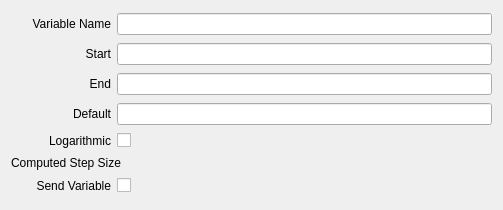
<?xml version="1.0" encoding="UTF-8"?>
<ui version="4.0">
 <class>Form</class>
 <widget class="QWidget" name="Form">
  <property name="enabled">
   <bool>true</bool>
  </property>
  <property name="geometry">
   <rect>
    <x>0</x>
    <y>0</y>
    <width>503</width>
    <height>210</height>
   </rect>
  </property>
  <property name="sizePolicy">
   <sizepolicy hsizetype="Preferred" vsizetype="Fixed">
    <horstretch>0</horstretch>
    <verstretch>0</verstretch>
   </sizepolicy>
  </property>
  <property name="minimumSize">
   <size>
    <width>100</width>
    <height>100</height>
   </size>
  </property>
  <property name="maximumSize">
   <size>
    <width>16777215</width>
    <height>210</height>
   </size>
  </property>
  <property name="windowTitle">
   <string>Form</string>
  </property>
  <layout class="QVBoxLayout" name="verticalLayout">
   <item>
    <layout class="QHBoxLayout" name="horizontalLayout">
     <item>
      <widget class="QLabel" name="label">
       <property name="minimumSize">
        <size>
         <width>100</width>
         <height>0</height>
        </size>
       </property>
       <property name="text">
        <string>Variable Name</string>
       </property>
       <property name="alignment">
        <set>Qt::AlignRight|Qt::AlignTrailing|Qt::AlignVCenter</set>
       </property>
      </widget>
     </item>
     <item>
      <widget class="QLineEdit" name="dyn_var_name"/>
     </item>
    </layout>
   </item>
   <item>
    <layout class="QHBoxLayout" name="horizontalLayout_2">
     <item>
      <widget class="QLabel" name="label_3">
       <property name="minimumSize">
        <size>
         <width>100</width>
         <height>0</height>
        </size>
       </property>
       <property name="text">
        <string>Start</string>
       </property>
       <property name="alignment">
        <set>Qt::AlignRight|Qt::AlignTrailing|Qt::AlignVCenter</set>
       </property>
      </widget>
     </item>
     <item>
      <widget class="QLineEdit" name="dyn_var_start"/>
     </item>
    </layout>
   </item>
   <item>
    <layout class="QHBoxLayout" name="horizontalLayout_3">
     <item>
      <widget class="QLabel" name="label_6">
       <property name="minimumSize">
        <size>
         <width>100</width>
         <height>0</height>
        </size>
       </property>
       <property name="text">
        <string>End</string>
       </property>
       <property name="alignment">
        <set>Qt::AlignRight|Qt::AlignTrailing|Qt::AlignVCenter</set>
       </property>
      </widget>
     </item>
     <item>
      <widget class="QLineEdit" name="dyn_var_end"/>
     </item>
    </layout>
   </item>
   <item>
    <layout class="QHBoxLayout" name="horizontalLayout_4">
     <item>
      <widget class="QLabel" name="label_7">
       <property name="minimumSize">
        <size>
         <width>100</width>
         <height>0</height>
        </size>
       </property>
       <property name="text">
        <string>Default</string>
       </property>
       <property name="alignment">
        <set>Qt::AlignRight|Qt::AlignTrailing|Qt::AlignVCenter</set>
       </property>
      </widget>
     </item>
     <item>
      <widget class="QLineEdit" name="dyn_var_default">
       <property name="sizePolicy">
        <sizepolicy hsizetype="Expanding" vsizetype="Fixed">
         <horstretch>0</horstretch>
         <verstretch>0</verstretch>
        </sizepolicy>
       </property>
       <property name="maximumSize">
        <size>
         <width>16777215</width>
         <height>16777215</height>
        </size>
       </property>
      </widget>
     </item>
    </layout>
   </item>
   <item>
    <layout class="QHBoxLayout" name="horizontalLayout_5">
     <item>
      <widget class="QLabel" name="label_9">
       <property name="minimumSize">
        <size>
         <width>100</width>
         <height>0</height>
        </size>
       </property>
       <property name="text">
        <string>Logarithmic</string>
       </property>
       <property name="alignment">
        <set>Qt::AlignRight|Qt::AlignTrailing|Qt::AlignVCenter</set>
       </property>
      </widget>
     </item>
     <item>
      <widget class="QCheckBox" name="dyn_var_log">
       <property name="sizePolicy">
        <sizepolicy hsizetype="Expanding" vsizetype="Fixed">
         <horstretch>0</horstretch>
         <verstretch>0</verstretch>
        </sizepolicy>
       </property>
       <property name="text">
        <string/>
       </property>
      </widget>
     </item>
    </layout>
   </item>
   <item>
    <layout class="QHBoxLayout" name="horizontalLayout_9">
     <item>
      <widget class="QLabel" name="label_8">
       <property name="minimumSize">
        <size>
         <width>100</width>
         <height>0</height>
        </size>
       </property>
       <property name="text">
        <string>Computed Step Size</string>
       </property>
       <property name="alignment">
        <set>Qt::AlignRight|Qt::AlignTrailing|Qt::AlignVCenter</set>
       </property>
      </widget>
     </item>
     <item>
      <widget class="QLabel" name="dyn_var_stepsize">
       <property name="sizePolicy">
        <sizepolicy hsizetype="Expanding" vsizetype="Fixed">
         <horstretch>0</horstretch>
         <verstretch>0</verstretch>
        </sizepolicy>
       </property>
       <property name="text">
        <string/>
       </property>
      </widget>
     </item>
    </layout>
   </item>
   <item>
    <layout class="QHBoxLayout" name="horizontalLayout_6">
     <item>
      <widget class="QLabel" name="label_10">
       <property name="minimumSize">
        <size>
         <width>100</width>
         <height>0</height>
        </size>
       </property>
       <property name="text">
        <string>Send Variable</string>
       </property>
       <property name="alignment">
        <set>Qt::AlignRight|Qt::AlignTrailing|Qt::AlignVCenter</set>
       </property>
      </widget>
     </item>
     <item>
      <widget class="QCheckBox" name="dyn_var_send">
       <property name="sizePolicy">
        <sizepolicy hsizetype="Expanding" vsizetype="Fixed">
         <horstretch>0</horstretch>
         <verstretch>0</verstretch>
        </sizepolicy>
       </property>
       <property name="text">
        <string/>
       </property>
       <property name="tristate">
        <bool>false</bool>
       </property>
      </widget>
     </item>
    </layout>
   </item>
  </layout>
 </widget>
 <resources/>
 <connections/>
</ui>
